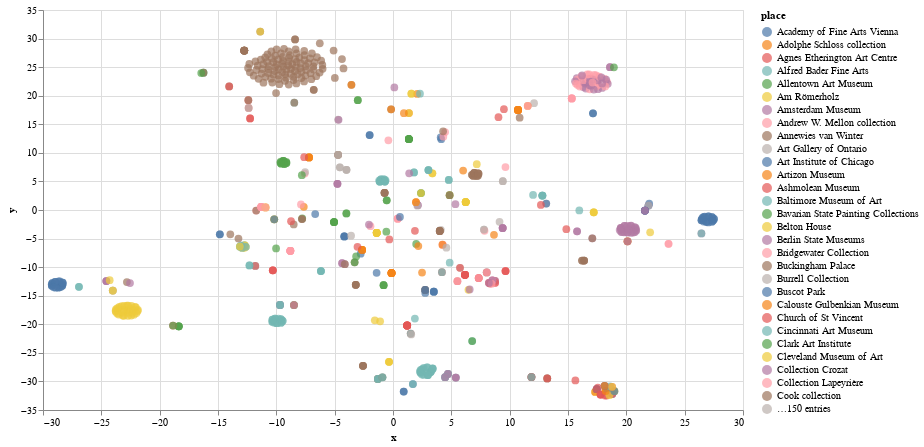

The notebook cell saved with this chart:
### Code cell
from neo4j import GraphDatabase
from sklearn.manifold import TSNE
import numpy as np
import altair as alt
import pandas as pd
import IPython
alt.renderers.enable('default')

driver = GraphDatabase.driver("bolt://localhost:1549",

            auth=("neo4j", "00000000"))

with driver.session(database="neo4j") as session:
    result = session.run("""
    MATCH (p:Paintings)-[:IN_COLLECTION]->(collection)
    RETURN p.name AS painting, p.fastrpembedding AS embeddings, collection.name AS collections
    """)
    X = pd.DataFrame([dict(record) for record in result])

X_embedded = TSNE(n_components=2, random_state=6).fit_transform(list(X.embeddings))

collections = X.collections
df = pd.DataFrame(data = {
    "place": collections,
    # "country": X.country,
    "x": [value[0] for value in X_embedded],
    "y": [value[1] for value in X_embedded]
})
print(df)
c = alt.Chart(df).mark_circle(size=60).encode(
    x='x',
    y='y',
    color='place',
    # tooltip=['place']
).properties(width=700, height=400)
c.display()

### Figure 1 — Vega-Lite specification as saved in the notebook (floating-point values rounded to 4 significant figures; data arrays with more than 128 entries replaced by an {"elided": "..."} marker saying what was removed)
{"config": {"view": {"continuousWidth": 400, "continuousHeight": 300}}, "data": {"name": "data-5f96a63dde0644a850447ed088a08d81"}, "mark": {"type": "circle", "size": 60}, "encoding": {"color": {"type": "nominal", "field": "place"}, "x": {"type": "quantitative", "field": "x"}, "y": {"type": "quantitative", "field": "y"}}, "height": 400, "width": 700, "$schema": "https://vega.github.io/schema/vega-lite/v4.8.1.json", "datasets": {"data-5f96a63dde0644a850447ed088a08d81": {"elided": "789 records"}}}
